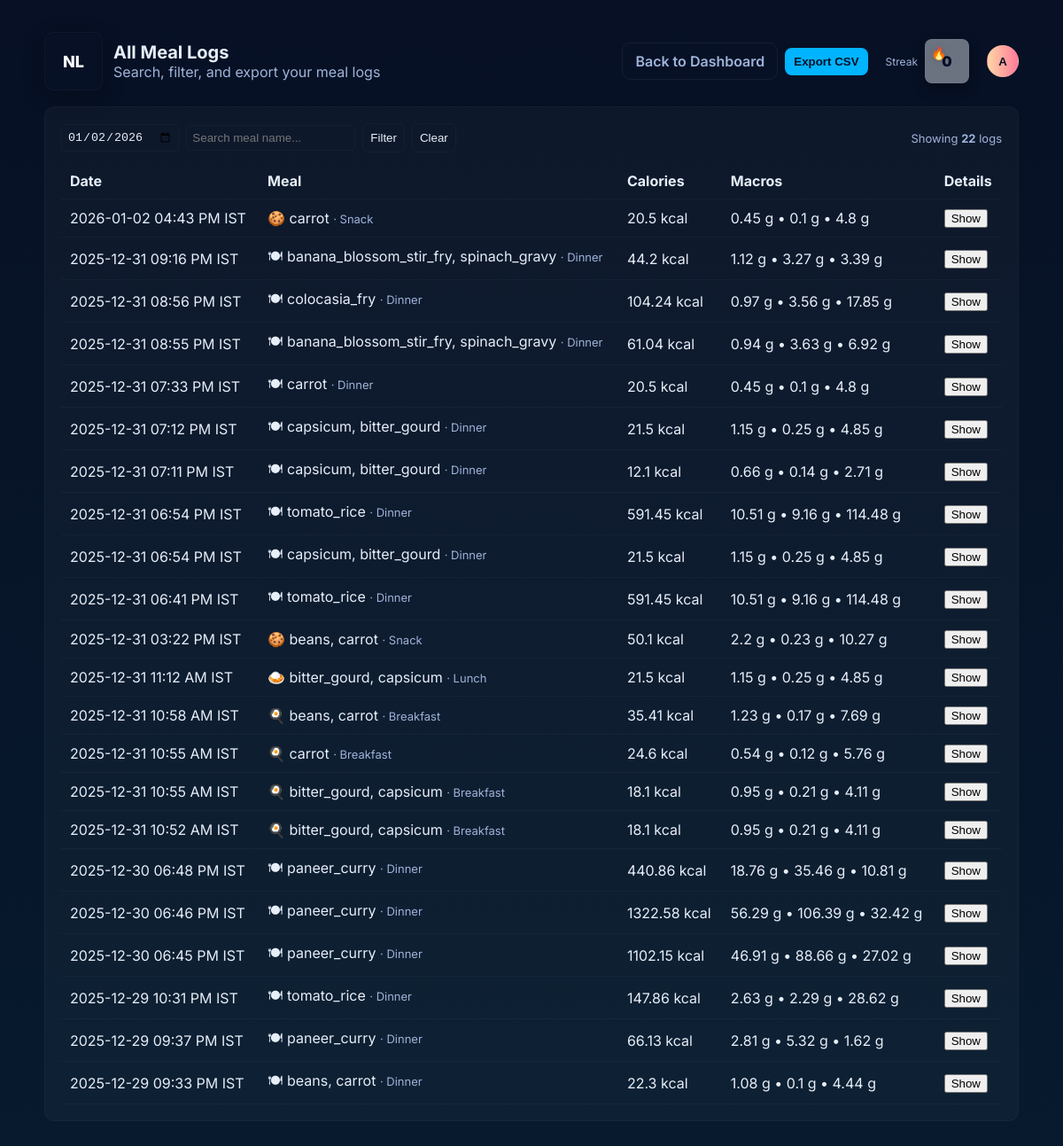
Before: /analytics/logs/ (signed in) with the older database file.
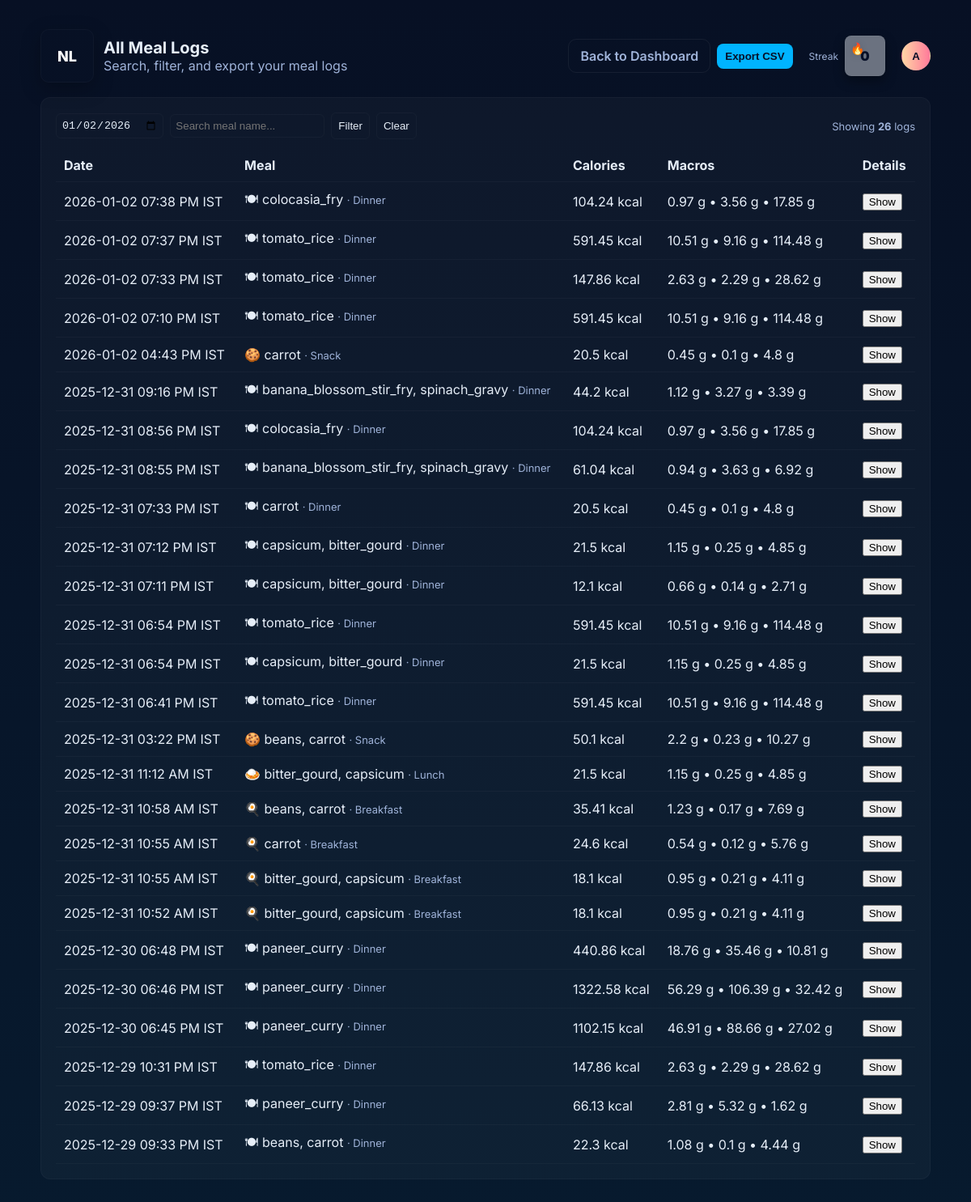
After: the same page with the newer database file.
### app/models.py (models this page shows, shortened)
class MealLog(models.Model):
    user = models.ForeignKey(User, on_delete=models.CASCADE)
    meal_name = models.CharField(max_length=100)
    meal_type = models.CharField(max_length=20, default='Other')
    calories = models.FloatField()
    protein_g = models.FloatField()
    fat_g = models.FloatField()
    carbs_g = models.FloatField()
    fiber_g = models.FloatField()
    items_json = models.TextField(null=True, blank=True)
    created_at = models.DateTimeField(auto_now_add=True)
    running_calories = models.FloatField(default=0)
    day_goal_achieved = models.BooleanField(default=False)

### app/views.py (the view, shortened to what this page needs)
# urls.py: path('analytics/logs/', analytics_logs, name='analytics_logs'),
@login_required
def analytics_logs(request):
    tz = ZoneInfo('Asia/Kolkata')
    qdate = request.GET.get('date')
    logs_qs = list(MealLog.objects.filter(user=request.user).order_by('-created_at'))
    IST = ZoneInfo('Asia/Kolkata')
    UTC = ZoneInfo('UTC')
    for _l in logs_qs:
        try:
            dt = _l.created_at
            if timezone.is_naive(dt):
                dt = timezone.make_aware(dt, UTC)
            _l.local_created = dt.astimezone(IST)
        except Exception:
            _l.local_created = _l.created_at
        try:
            hh = _l.local_created.hour
            if 4 <= hh < 11:
                _l.computed_type = 'Breakfast'
            elif 11 <= hh < 15:
                _l.computed_type = 'Lunch'
            elif 15 <= hh < 18:
                _l.computed_type = 'Snack'
            elif 18 <= hh < 23:
                _l.computed_type = 'Dinner'
            else:
                _l.computed_type = 'Other'
        except Exception:
            _l.computed_type = getattr(_l, 'meal_type', 'Other') or 'Other'
        _l.computed_icon = {'Breakfast':'🍳','Lunch':'🍛','Dinner':'🍽','Snack':'🍪','Other':'🍽'}.get(_l.computed_type, '🍽')
    return render(request, 'analytics_logs.html', {'logs': logs_qs, 'now': timezone.localtime(now(), tz)})

### app/context_processors.py (called while the page is built)
def streak(request):
    if not request.user or not request.user.is_authenticated:
        return {}
    days = 365
    series = date_range_series(request.user, days=days)
    active_dates = {s['date'].isoformat() for s in series if s['calories'] > 0}
    today = timezone.localtime(timezone.now(), TZ).date()
    streak_count = 0
    for i in range(days):
        d = (today - timezone.timedelta(days=i)).isoformat()
        if d in active_dates:
            streak_count += 1
        else:
            break
    if streak_count >= 30:
        color = '#ff7a00'  # blazing orange
    elif streak_count >= 7:
        color = '#ffb347'  # warm orange
    elif streak_count > 0:
        color = '#ffd1a4'  # light orange
    else:
        color = '#6b7280'  # gray (no streak)
    return {'streak': {'count': streak_count, 'color': color}, 'streak_date': today.isoformat()}

### app/logs.py (called while the page is built)
def date_range_series(user, days=30):
    today = timezone.localtime(timezone.now(), TZ).date()
    start_date = today - timezone.timedelta(days=days - 1)
    series = []
    for i in range(days):
        d = start_date + timezone.timedelta(days=i)
        day_logs = MealLog.objects.filter(user=user)
        day_logs = [l for l in day_logs if timezone.localtime(l.created_at, TZ).date() == d]
        series.append({
            'date': d,
            'calories': round(sum(l.calories for l in day_logs), 2),
            'protein_g': round(sum(l.protein_g for l in day_logs), 2),
            'fat_g': round(sum(l.fat_g for l in day_logs), 2),
            'carbs_g': round(sum(l.carbs_g for l in day_logs), 2),
        })
    return series

### templates/analytics_logs.html (shortened to what this page needs)
<!DOCTYPE html>
<html lang="en">
<head>
    {% load tz %}
    {% include 'partials/simple_animations_head.html' %}
</head>
<body>
<div class="container">
    <div class="header">
        <div style="display:flex;align-items:center;gap:12px">
            <div class="logo hover-lift" tabindex="0"><div class="logo-fallback" style="display:none;align-items:center;justify-content:center;width:100%;height:100%;font-weight:800;color:#fff">NL</div></div>
            <div>
                <div class="title">All Meal Logs</div>
                <div class="muted">Search, filter, and export your meal logs</div>
            </div>
        </div>
        <div class="controls">
            <a href="/" class="muted-btn" style="text-decoration: none;">Back to Dashboard</a>
            <button id="exportCsv" style="padding:8px 10px;border-radius:8px;border:none;background:#00b4ff;color:#071028;font-weight:700;cursor:pointer">Export CSV</button>
            {% if user.is_authenticated %}
            <div style="margin-left:12px;display:flex;align-items:center;gap:8px">
                <div style="font-size:12px;color:#9fb3d9">Streak</div>
                <a href="/analytics/logs/" style="text-decoration:none">
                    <div class="streak-badge hover-lift" tabindex="0" data-count="{{ streak.count }}" data-color="{{ streak.color }}" role="img" aria-label="{{ streak.count }} day streak">
                        <span class="streak-fire">🔥</span>
                        <span class="streak-num">{{ streak.count }}</span>
                    </div>
                </a>
            </div>
            <div style="margin-left:12px" class="profile-menu">
                <button id="profileBtn" class="profile-avatar hover-lift" tabindex="0" aria-haspopup="true" aria-expanded="false" title="{{ user.username }}">
                    <span class="initial">{{ user.username|slice:":1"|upper }}</span>
                </button>
            </div>
            {% endif %}
        </div>
    </div>
    <div style="margin-top:18px" class="card">
        <div style="display:flex;justify-content:space-between;align-items:center">
            <div style="display:flex;gap:8px;align-items:center;">
                <input id="filterDate" type="date" style="background:transparent;border:1px solid rgba(255,255,255,0.03);color:#e6eef8;padding:6px;border-radius:6px" value="{{ now|date:'Y-m-d' }}">
                <input id="q" placeholder="Search meal name..." style="background:transparent;border:1px solid rgba(255,255,255,0.03);color:#e6eef8;padding:6px;border-radius:6px">
                <button onclick="applyFilters()" style="padding:8px;border-radius:6px;border:1px solid rgba(255,255,255,0.03);background:transparent;color:#e6eef8;">Filter</button>
                <button onclick="clearFilters()" style="padding:8px;border-radius:6px;border:1px solid rgba(255,255,255,0.03);background:transparent;color:#e6eef8;">Clear</button>
            </div>
            <div class="muted-small">Showing <strong id="count">{{ logs|length }}</strong> logs</div>
        </div>
        <table id="logsTable">
            <thead>
                <tr><th>Date</th><th>Meal</th><th>Calories</th><th>Macros</th><th>Details</th></tr>
            </thead>
            <tbody>
                {% for log in logs %}
                <tr data-log-date="{{ log.local_created|date:'Y-m-d' }}" data-meal-name="{{ log.meal_name|lower }}">
                    <td>{{ log.created_at|timezone:'Asia/Kolkata'|date:'Y-m-d h:i A T' }}</td>
                    <td>{{ log.computed_icon }} {{ log.meal_name }} <span class="muted-small">· {{ log.computed_type }}</span></td>
                    <td>{{ log.calories }} kcal</td>
                    <td>{{ log.protein_g }} g • {{ log.fat_g }} g • {{ log.carbs_g }} g</td>
                    <td><button class="showItems">Show</button></td>
                </tr>
                {% empty %}
                <tr><td colspan="5" class="muted">No logs found.</td></tr>
                {% endfor %}
            </tbody>
        </table>
    </div>
</div>
</body>
</html>

### templates/partials/simple_animations_head.html
{% load static %}
<link rel="stylesheet" href="{% static 'css/simple-animations.css' %}">

### templates/partials/simple_animations_footer.html (shortened to what this page needs)
{% load static %}

### static/css/simple-animations.css (style rules this page uses)
:root { --anim-ease:cubic-bezier(.2,.9,.3,1);--anim-fast:260ms;--anim-mid:420ms }
.anim-play { opacity:1;transform:none;transition:opacity var(--anim-mid) var(--anim-ease),transform var(--anim-mid) var(--anim-ease) }
.anim-hover-lift { transition:transform 220ms var(--anim-ease), box-shadow 220ms var(--anim-ease) }

### templates/analytics_logs.html (style rules this page uses)
body { font-family:Inter,system-ui,Arial;background:linear-gradient(180deg,#071024,#071a2e);color:#e6eef8;padding:28px }
.container { max-width:1100px;margin:0 auto }
.header { display:flex;align-items:center;justify-content:space-between;gap:12px }
.title { font-size:20px;font-weight:700 }
.muted { color:#9fb3d9 }
.card { background:rgba(255,255,255,0.03);padding:18px;border-radius:12px;border:1px solid rgba(255,255,255,0.03) }
table { width:100%;border-collapse:collapse;margin-top:12px }
th,td { padding:10px;border-bottom:1px solid rgba(255,255,255,0.03);text-align:left }
.controls { display:flex;gap:8px;align-items:center }
.streak-badge { display:inline-grid;place-items:center;width:40px;height:40px;border-radius:8px;font-weight:900;color:#fff;font-size:16px;box-shadow:0 6px 14px rgba(0,0,0,0.34);position:relative;padding:4px;text-decoration:none;z-index:10;border:1px solid rgba(255,255,255,0.04);cursor:pointer }
.streak-badge .streak-fire { position:absolute;left:6px;top:6px;font-size:14px;filter:drop-shadow(0 1px 4px rgba(0,0,0,0.12)) }
.streak-badge .streak-num { font-size:16px;font-weight:900;color:#071028 }
.muted-small { color:#9fb3d9;font-size:13px }
.logo { width:64px;height:64px;border-radius:10px;overflow:hidden;display:inline-flex;align-items:center;justify-content:center;border:1px solid rgba(255,255,255,0.03);box-shadow:0 8px 24px rgba(0,0,0,0.25);transition:transform .32s cubic-bezier(.2,.9,.3,1);cursor:pointer }
.logo-fallback { font-weight:900;font-size:18px }
.profile-menu { position:relative }
.profile-avatar { width:36px;height:36px;border-radius:50%;display:inline-flex;align-items:center;justify-content:center;background:linear-gradient(90deg,#ffd6a5,#ff7a9a);color:#071028;font-weight:800;border:1px solid rgba(255,255,255,0.03);cursor:pointer }
.btn, .muted-btn { padding:10px 14px;border-radius:10px;border:none;cursor:pointer;font-weight:600 }
.muted-btn { background:transparent;border:1px solid rgba(255,255,255,0.06);color:#9fb3d9 }

Changed rows visible on the page:
added MealLog: created_at "2026-01-02 07:38 PM IST", computed_icon "🍽", meal_name "colocasia_fry", computed_type "Dinner", calories "104.24", protein_g "0.97", fat_g "3.56", carbs_g "17.85"
added MealLog: created_at "2026-01-02 07:37 PM IST", computed_icon "🍽", meal_name "tomato_rice", computed_type "Dinner", calories "591.45", protein_g "10.51", fat_g "9.16", carbs_g "114.48"
added MealLog: created_at "2026-01-02 07:33 PM IST", computed_icon "🍽", meal_name "tomato_rice", computed_type "Dinner", calories "147.86", protein_g "2.63", fat_g "2.29", carbs_g "28.62"
added MealLog: created_at "2026-01-02 07:10 PM IST", computed_icon "🍽", meal_name "tomato_rice", computed_type "Dinner", calories "591.45", protein_g "10.51", fat_g "9.16", carbs_g "114.48"
Other visible differences:
{{ logs|length }}: "22" → "26"
